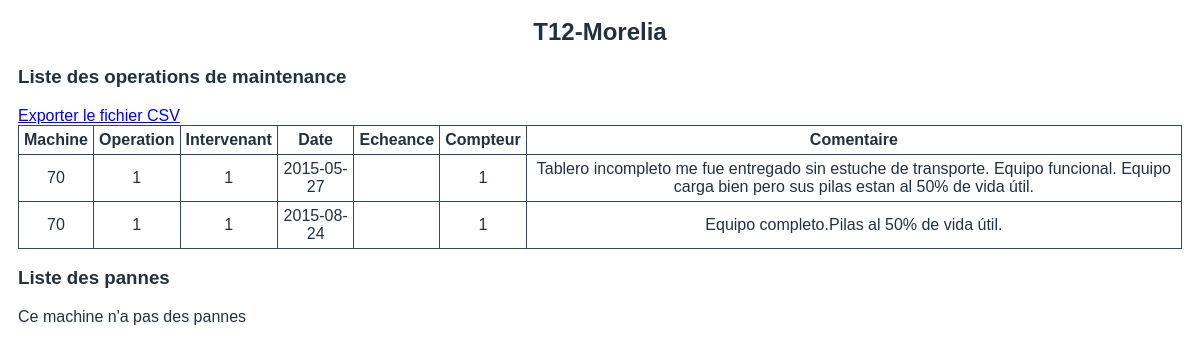
The page /operations.php?id=70&nombre=T12-Morelia on the database its author committed.
### tables this page shows
CREATE TABLE `maintenance` (
  `id_maint` int(11) NOT NULL,
  `id_machine` int(11) NOT NULL,
  `id_oper` int(11) NOT NULL,
  `id_interv` int(11) NOT NULL,
  `date` date NOT NULL,
  `compteur` int(11) DEFAULT NULL,
  `commentaire` text
);

### operations.php (the view, shortened to what this page needs)
<?php
	require_once 'conexion.php';
	$enlace = mysqli_connect($hostname, $username, $password, $database);
	$id = $_GET["id"];
	$query_panne = "SELECT * FROM panne WHERE id_machine=".$id;
	$query_maint = "SELECT * FROM maintenance WHERE id_machine=".$id;
	$resultado_panne = mysqli_query($enlace, $query_panne);
	$resultado_maint = mysqli_query($enlace, $query_maint);
	$nombre = $_GET["nombre"];
?>
<html>
	<head>
		<link rel="stylesheet" type="text/css" href="CSS/operations_style.css">
	</head>
	<body>
		<center><h2><?php echo $nombre; ?></h2></center>
		<h3>Liste des operations de maintenance</h3>
		<?php if(mysqli_num_rows($resultado_maint)>0) { ?>
		<a href="exportar_maintenance.php?id=<?php echo $id; ?>&nombre=<?php echo $nombre; ?>" target="_blank">Exporter le fichier CSV</a>
		<br/>
		<table border="1" cellpadding="5" cellspace="5">
		<tr>
		    <th>Machine</th>
		    <th>Operation</th>
		    <th>Intervenant</th>
		    <th>Date</th>
		    <th>Echeance</th>
		    <th>Compteur</th>
		    <th>Comentaire</th>
		</tr>
		<?php while ($fila_maint = mysqli_fetch_assoc($resultado_maint)) { ?>
        <tr>
        	<td><?php echo $fila_maint["id_machine"] ?></td>
        	<td><?php echo $fila_maint["id_oper"] ?></td>
        	<td><?php echo $fila_maint["id_interv"] ?></td>
        	<td><?php echo $fila_maint["date"] ?></td>
        	<td><?php echo $fila_maint["echeance"] ?></td>
        	<td><?php echo $fila_maint["compteur"] ?></td>
        	<td><?php echo $fila_maint["commentaire"] ?></td>
    	</tr>
		<?php } ?>
		</table>
		<?php } else echo "Ce machine n'a pas des operations de maintenance";?>
		<h3>Liste des pannes</h3>
		<?php if(mysqli_num_rows($resultado_panne)>0) { ?>
		<a href="exportar_panne.php?id=<?php echo $id; ?>&nombre=<?php echo $nombre; ?>" target="_blank">Exporter le fichier CSV</a>
		<br/>
		<table border="1" cellpadding="5" cellspace="5">
		<tr>
		    <th>Machine</th>
		    <th>Intervenant</th>
		    <th>Date</th>
		    <th>Organe</th>
		    <th>Operation</th>
		    <th>Nature panne</th>
		    <th>Cause panne</th>
		    <th>Garantie</th>
		    <th>Temps d'arret</th>
		    <th>PR</th>
		    <th>Temps interv</th>
		    <th>Compteur</th>
		    <th>Commentaire</th>
		</tr>
		<?php while ($fila_panne = mysqli_fetch_assoc($resultado_panne)) { ?>
        <tr>
        	<td><?php echo $fila_panne["id_machine"] ?></td>
        	<td><?php echo $fila_panne["id_interv"] ?></td>
        	<td><?php echo $fila_panne["date"] ?></td>
        	<td><?php echo $fila_panne["organe"] ?></td>
        	<td><?php echo $fila_panne["operation"] ?></td>
        	<td><?php echo $fila_panne["nature_panne"] ?></td>
        	<td><?php echo $fila_panne["cause_panne"] ?></td>
        	<td><?php echo $fila_panne["garantie"] ?></td>
        	<td><?php echo $fila_panne["temps_darret"] ?></td>
        	<td><?php echo $fila_panne["PR"] ?></td>
        	<td><?php echo $fila_panne["tps_interv"] ?></td>
        	<td><?php echo $fila_panne["compteur"] ?></td>
        	<td><?php echo $fila_panne["commentaire"] ?></td>
    	</tr>
		<?php } ?>
		</table>
		<?php } else echo "Ce machine n'a pas des pannes";?>
	</body>
</html>

### CSS/operations_style.css (style rules this page uses)
* { font-family: 'Montserrat', sans-serif; }
body { padding: 10px; color: #22313f; }
table { border-collapse: collapse; background: #fff; border-radius: 5px; color: #22313f; }
table tr th,td { text-align: center; border: 1px solid #34495e; }

### rows shown on the page
maintenance: id_machine "70", id_oper "1", id_interv "1", date "2015-05-27", compteur "1", commentaire "Tablero incompleto me fue entregado sin estuche de transporte. Equipo funcional. Equipo carga bien pero sus pilas estan al 50% de vida útil."
maintenance: id_machine "70", id_oper "1", id_interv "1", date "2015-08-24", compteur "1", commentaire "Equipo completo.Pilas al 50% de vida útil."

### other values the page prints
$nombre "T12-Morelia"
